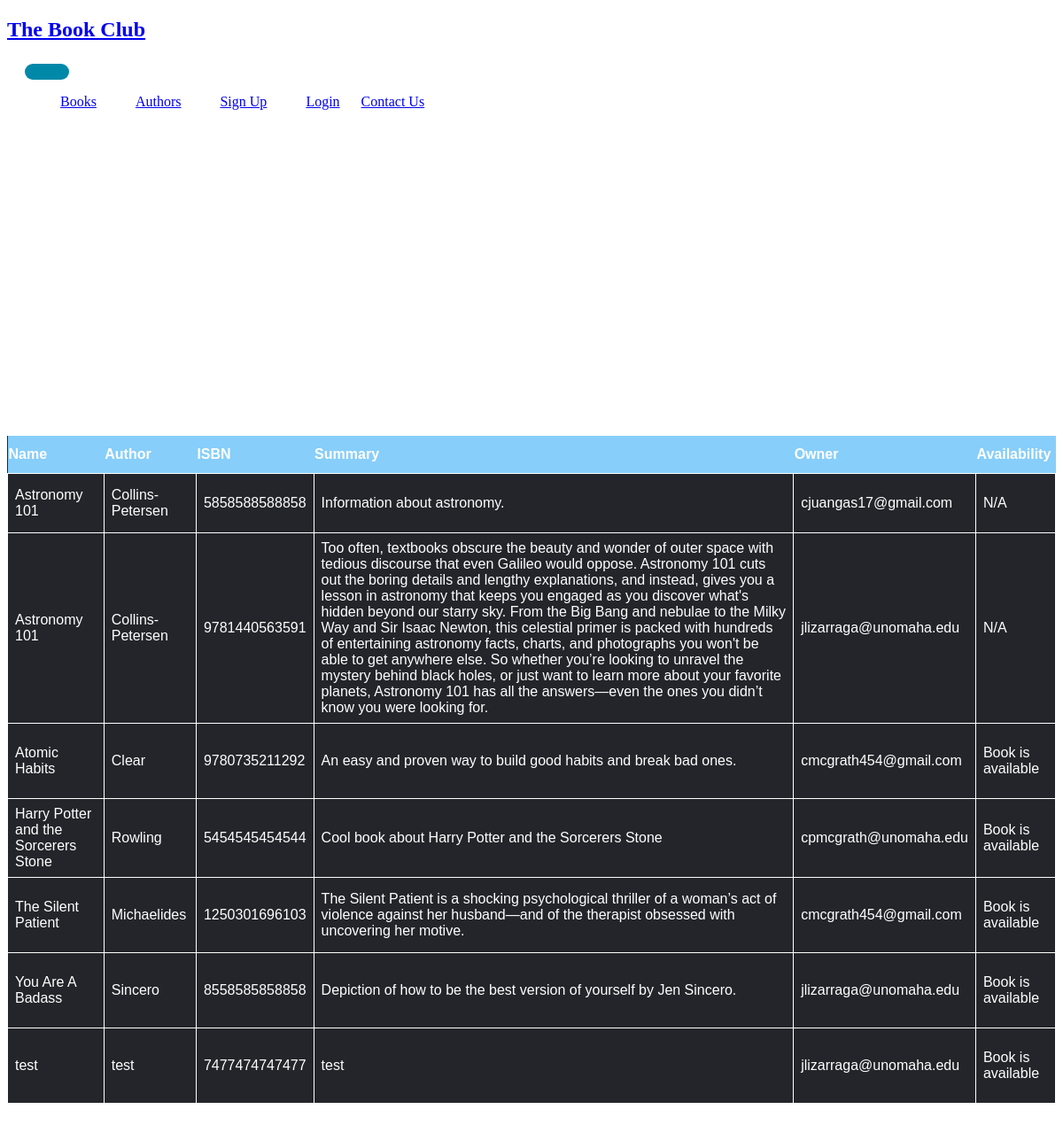
/books/, run on an earlier commit of the app's database.
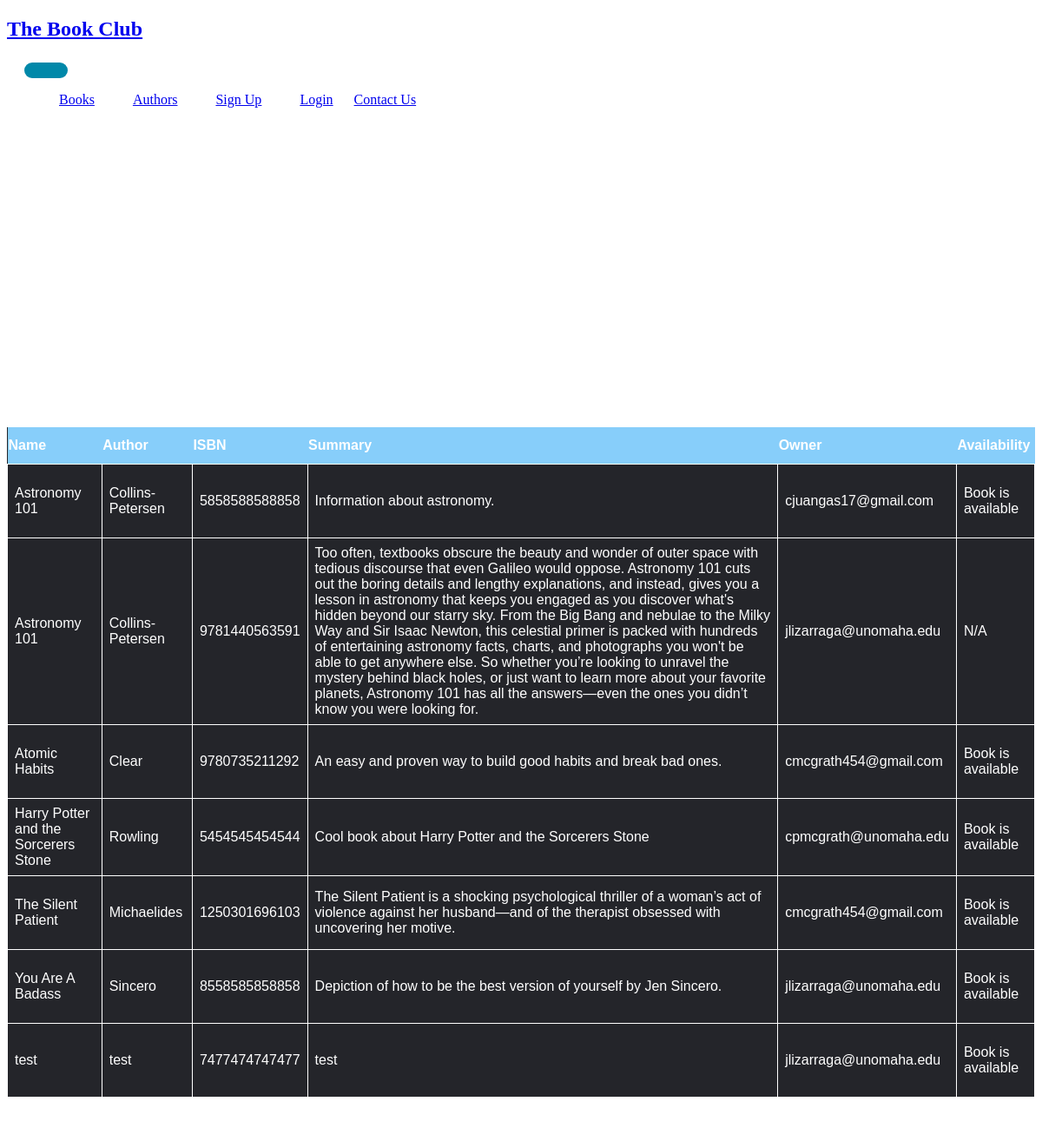
And on a later commit of the database.
### library/models.py (models this page shows, shortened)
class Book (models.Model):
    owner = models.ForeignKey ("accounts.User",
                                 related_name='owner',
                                 on_delete=models.CASCADE,
                                 default=None)
    genre = models.ForeignKey (Genre,
                               related_name='books',
                               on_delete=models.CASCADE)
    author = models.ForeignKey (Author,
                                related_name='books',
                                on_delete=models.CASCADE)
    title = models.CharField (max_length=50, db_index=True,)
    summary = models.TextField (blank=True)
    available = models.BooleanField (default=True)
    slug = models.SlugField (max_length=200, db_index=True)
    isbn = models.CharField(max_length=13, validators=[MinLengthValidator(13)])
    favorite = models.BooleanField(default=False)
    shared = models.BooleanField(default=False)
    wishlist = models.BooleanField(default=False, blank=False)
    class Meta:
        ordering = ('title',)

class Author (models.Model):
    first_name = models.CharField (max_length=50, db_index=True)
    last_name = models.CharField (max_length=50, db_index=True)
    slug = models.SlugField (max_length=200, db_index=True)
    favorite = models.BooleanField(default=False)
    class Meta:
        ordering = ('last_name',)
        index_together = (('id', 'slug'),)
    def __str__(self):
        return self.last_name

### accounts/models.py (models this page shows, shortened)
class User (AbstractBaseUser, PermissionsMixin):
    username = None
    email = models.EmailField (_ ('email'), unique=True)
    first_name = models.CharField (max_length=20)
    last_name = models.CharField (max_length=20)
    street_num = models.CharField (max_length=20)
    state = models.CharField (max_length=2)
    zipcode = models.CharField (max_length=5, validators=[MinLengthValidator (5)])
    city = models.CharField (max_length=20)
    is_staff = models.BooleanField (default=False)
    is_active = models.BooleanField (default=True)
    date_joined = models.DateTimeField (default=timezone.now)
    favoriteGenres = models.ManyToManyField (Genre, symmetrical=False, blank=True)
    favoriteAuthors = models.ManyToManyField (Author, blank=True)
    follow_list = models.ManyToManyField ('accounts.User', blank=True)
    bio = models.TextField (blank=True)
    wishlist = models.ManyToManyField (Book, symmetrical=False, blank=True)
    profile_picture = models.ImageField (upload_to='users/%Y/%m/%d',
                                         blank=True)
    objects = CustomUserManager ( )
    USERNAME_FIELD = 'email'
    REQUIRED_FIELDS = []
    def __str__(self):
        return self.email

### library/views.py (the view)
# urls.py: path("books/", views.book_list, name="book_list"),
def book_list(request, genre_slug=None):
    genre = None
    genres = Genre.objects.all()
    books = Book.objects.all()
    if genre_slug:
        genre = get_object_or_404(Genre, slug=genre_slug)
        books = books.filter(genre=genre)
    return render(
        request,
        "library/books/list.html",
        {"genres": genres, "genre": genre, "books": books},
    )

### accounts/context_processors.py (called while the page is built)
def load_unread_messages(request):
    unread_messages = Message.objects.all().filter(read=False, reciever_id=request.user.id).count()
    return {'unread_messages' : unread_messages}

### library/templates/library/books/list.html (shortened to what this page needs)
{% extends "home.html" %}
{% load static %}
{% block content %}
    <div class="Banner">
    <h1>Below is a list of some books owned by our members, that are currently available for exchange.</h1>
    </div>
    <table class="listings">
    <th>Name</th>
    <th>Author</th>
    <th>ISBN</th>
    <th>Summary</th>
    <th>Owner</th>
    <th>Availability</th>
    {% for b in books %}
        <tr>
        <td>{{ b.title }}</td>
        <td>{{ b.author }}</td>
        <td>{{ b.isbn }}</td>
        <td>{{ b.summary }}</td>
        <td>{{ b.owner }}</td>
        <td>{% if b.available is True %}
            <p>Book is available</p>
            {% else %}
            <p>N/A</p>
            {% endif %}
        </td>
        </tr>
    {% endfor %}
    </table>
{% endblock %}

### library/templates/home.html (shortened to what this page needs)
<!DOCTYPE html>
{% load static %}
{% block head %}
    {% load compress %}
    <html lang="en">
        <head>
            {% compress css %}
                <link href="{% static '/bootstrap/scss/bootstrap.scss' %}"
                      rel="stylesheet"
                      type="text/x-scss">
                <link rel="stylesheet"
                      type="text/x-scss"
                      href="{% static 'scss/custom.scss' %}"/>
            {% endcompress %}
            <link rel="stylesheet" href="{% static 'css/styles.css' %}">
        </head>
    {% endblock %}
    <body>
        {% block navigation %}
            <header class="bg-dark mb-6">
                <nav class="navbar navbar-expand-lg navbar-dark bg-dark my-2 ">
                    <div class="container-fluid align-items-center">
                        <a class="navbar-brand" href="{% url 'library:home' %}">
                            <h1 class="text-primary fw-bold fs-2 m-0">The Book Club</h1>
                        </a>
                        <button class="navbar-toggler"
                                type="button"
                                data-bs-toggle="collapse"
                                data-bs-target="#navbarNavDropdown"
                                aria-controls="navbarNavDropdown"
                                aria-expanded="false"
                                aria-label="Toggle navigation">
                        </button>
                        <div class="collapse navbar-collapse" id="navbarSupportedContent">
                            <ul class="navbar-nav">
                                <li class="nav-item text-light mx-3">
                                    <a class="nav-link" href="{% url 'library:book_list' %}">Books</a>
                                </li>
                                <li class="nav-item mx-3">
                                    <a class="nav-link" href="{% url 'library:author_list' %}">Authors</a>
                                </li>
                                <li class="nav-item mx-3">
                                    <a class="nav-link" href="{% url 'accounts:register' %}">Sign Up</a>
                                </li>
                                <li class="nav-item mx-3">
                                    <a class="nav-link" href="{% url 'accounts:user_login' %}">Login</a>
                                </li>
                                <a  class="btn btn-primary text-light mx-3 rounded-pill px-4" href="{% url 'library:contactus' %}">Contact Us</a>
                            </ul>
                        </div>
                    </div>
                </nav>
            </header>
        {% endblock %}
        {% block content %}{% endblock %}
    </body>
    {% block footer %}
        <footer id="footer">
            <div class="container">
                <p class="text-center text-muted">
                </p>
            </div>
        </footer>
    {% endblock %}
</html>

### library/static/css/styles.css (style rules this page uses)
body { color: white; }
.listings { background-color: #24252a; color: white; font-family: Arial, Helvetica, sans-serif; border-collapse: collapse; margin: auto; width: 100%; }
.listings td, #bookListing th { border: 1px solid white; padding: 8px; }
.listings th { padding-top: 12px; padding-bottom: 12px; text-align: left; background-color: lightskyblue; color: white; }
.Banner { color: white; margin: 7% auto auto; width: 25%; padding: 10px; text-align: center; }
li { display: inline-block; padding: 0 20px; }
button { margin-left: 20px; padding: 9px 25px; background-color: rgba(0, 136, 169, 1); border: none; border-radius: 50px; cursor: pointer; transition: all 0.3s ease 0s; }

What changed in the data, as far as the page shows it:
changed Book "Information about astronomy.": available "N/A" → "Book is available"
